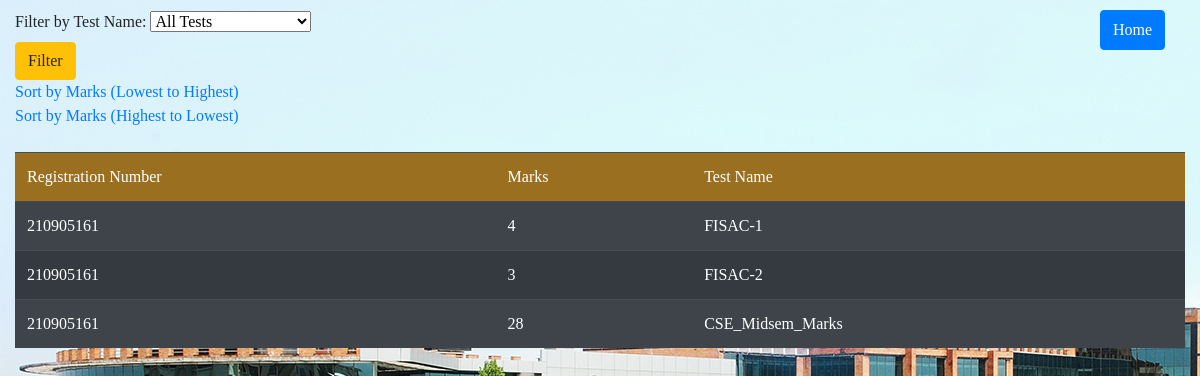
The app's page /studentmarks_result/DS/ (signed in) with its own data.
### webapp/models.py (models this page shows)
class Marks(models.Model):
    test_name = models.CharField(max_length=100)
    student_regno = models.ForeignKey(User, to_field='username', on_delete=models.CASCADE, limit_choices_to={'user': 'student'})
    subject = models.CharField(max_length=100)
    marks = models.PositiveIntegerField(default = 0)
    date = models.DateField()

class User(models.Model):
    CHOICES = (('student','student'),('teacher','teacher'))
    username = models.IntegerField(primary_key = True)
    password = models.CharField(max_length = 100)
    user = models.CharField(max_length = 100,choices=CHOICES)

### webapp/views.py (the view)
# urls.py: path('studentmarks_result/<str:subject>/',views.studentmarksResult,name='studentmarksResult'),
def studentmarksResult(request,subject):
    test_name = request.GET.get('test_name')
    sort_order = request.GET.get('sort')
    marks_query = Marks.objects.all()
    student_regno = request.session.get('username')
    marks_query = marks_query.filter(subject=subject,student_regno=student_regno)
    if test_name:
        marks_query = marks_query.filter(test_name=test_name)
    else:
        if sort_order == 'asc':
            marks_query = marks_query.order_by('marks')
        elif sort_order == 'desc':
            marks_query = marks_query.order_by('-marks')
    unique_tests = Marks.objects.values('test_name').annotate(count=Count('test_name'))
    context =  {}
    context['unique_tests'] = unique_tests
    context['marks'] = marks_query
    context['subject'] = subject
    return render(request,'studentmarks_result.html',context)

### webapp/templates/webapp/studentmarks_result.html (shortened to what this page needs)
<!DOCTYPE html>
<html lang="en" xmlns="http://www.w3.org/1999/xhtml">
<head>
    <link rel="stylesheet" href="https://cdn.jsdelivr.net/npm/bootstrap@4.4.1/dist/css/bootstrap.min.css">
    <link href="https://cdn.jsdelivr.net/npm/bootstrap-icons/font/bootstrap-icons.css" rel="stylesheet">
</head>
{% load static %}
<body style="background-image:url({% static 'manipal.jpg' %});font-family:Georgia">
    <div class="container-fluid">
        <div class="d-flex" style="padding-top:10px">
            <form action="/studentmarks_result/{{ subject }}/" method="GET" class="mr-2">
                <label for="test_name">Filter by Test Name:</label>
                <select name="test_name" id="test_name">
                    <option value="">All Tests</option>
                </select><br />
                <input type="submit" value="Filter" class="btn btn-warning"><br />
            </form>
            <button type="submit" class="btn btn-primary" style="height:40px;position:absolute;top:10px;left:1100px"><a href="/index/" style="color:white">Home</a></button>
        </div>
            <a href="/studentmarks_result/{{ subject }}/?sort=asc">Sort by Marks (Lowest to Highest)</a><br />
            <a href="/studentmarks_result/{{ subject }}/?sort=desc">Sort by Marks (Highest to Lowest)</a>
        </div>
        <div class="container-fluid">
            <table class="table table-dark table-striped table-hover mt-4">
                <thead style="background-color: rgba(255, 165, 0, 0.5); border-radius: 20px;">
                <td>Registration Number</td>
                <td>Marks</td>
                <td>Test Name</td>
                </thead>
                {% for mark in marks %}
                <tr>
                    <td>{{ mark.student_regno.username }}</td>
                    <td>{{ mark.marks }}</td>
                    <td>{{ mark.test_name }}</td>
                </tr>
                {% endfor %}
            </table>
        </div>
</body>
</html>

### records on screen
Marks: student_regno.username "210905161", marks "4", test_name "FISAC-1"
Marks: student_regno.username "210905161", marks "3", test_name "FISAC-2"
Marks: student_regno.username "210905161", marks "28", test_name "CSE_Midsem_Marks"
